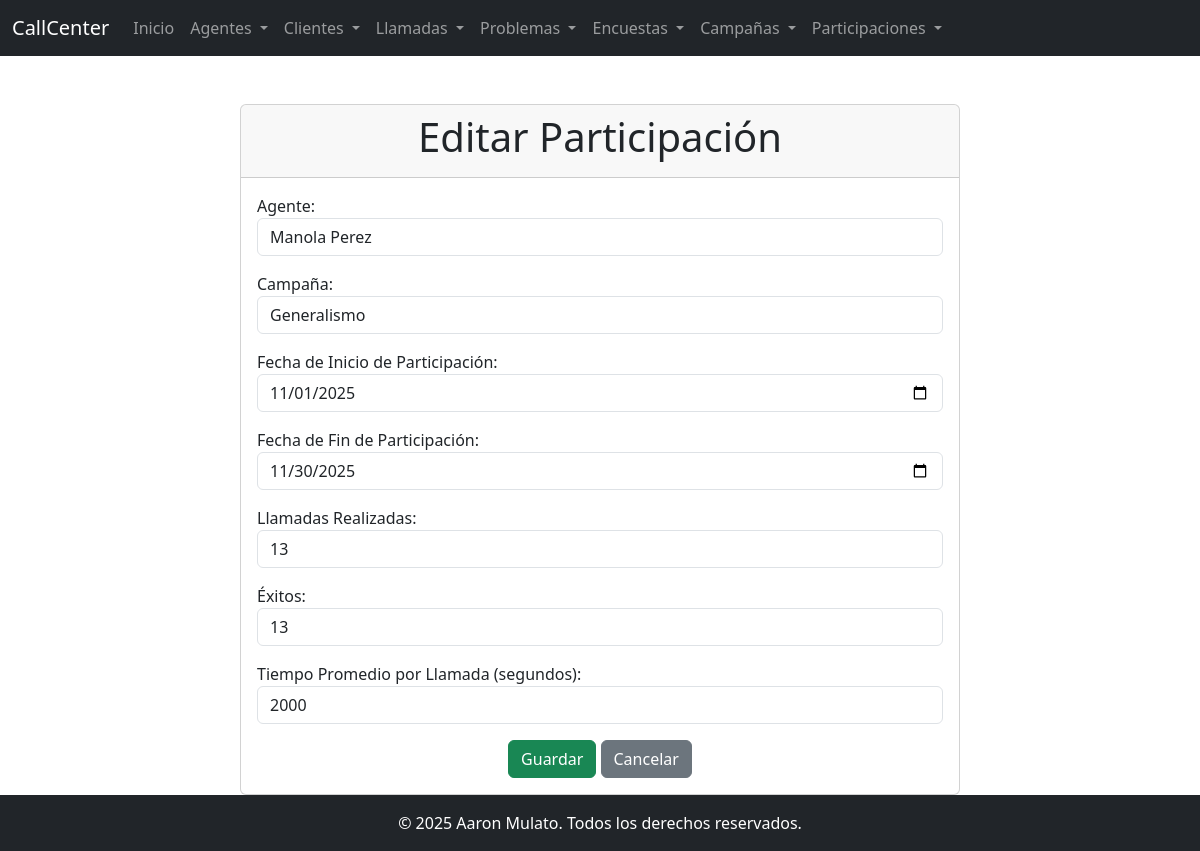
Page /participaciones/1/actualizar/ on the committed database.
### app_callcenter/models.py (models this page shows, shortened)
class ParticipacionCampana(models.Model):
    id_agente = models.ForeignKey(AgenteCallCenter, on_delete=models.SET_NULL, null=True, blank=True)
    id_campana = models.ForeignKey(Campana, on_delete=models.SET_NULL, null=True, blank=True)
    fecha_inicio_participacion = models.DateField(null=True, blank=True)
    fecha_fin_participacion = models.DateField(null=True, blank=True)
    num_llamadas_realizadas = models.IntegerField(null=True, blank=True)
    num_exitos = models.IntegerField(null=True, blank=True)
    tiempo_promedio_llamada = models.IntegerField(null=True, blank=True)

### app_callcenter/views.py (the view)
# urls.py: path("participaciones/<int:pk>/actualizar/", ParticipacionCampanaUpdateView.as_view(), name="participacion-update"),
class ParticipacionCampanaUpdateView(UpdateView):
    model = ParticipacionCampana
    form_class = ParticipacionCampanaForm
    template_name = "app_callcenter/participacioncampana_form.html"
    success_url = reverse_lazy("app_callcenter:participacion-list")

### app_callcenter/models.py (called while the page is built)
    def __str__(self):
        return f"{self.nombre} {self.apellido}"

    def __str__(self):
        return self.nombre_campana

### app_callcenter/templates/app_callcenter/participacioncampana_form.html (shortened to what this page needs)
{% extends 'app_callcenter/base.html' %}
{% block content %}
<div class="container mt-4">
    <div class="row justify-content-center">
        <div class="col-md-8">
            <div class="card">
                <div class="card-header">
                    <h1 class="text-center">{% if form.instance.pk %}Editar{% else %}Añadir{% endif %} Participación</h1>
                </div>
                <div class="card-body">
                    <form method="post">
                        {{ form.as_p }}
                        <div class="text-center">
                            <button type="submit" class="btn btn-success">Guardar</button>
                            <a href="{% if object %}{% url 'app_callcenter:participacion-detail' object.pk %}{% else %}{% url 'app_callcenter:participacion-list' %}{% endif %}" class="btn btn-secondary">Cancelar</a>
                        </div>
                    </form>
                </div>
            </div>
        </div>
    </div>
</div>
{% endblock %}

### rows in the picture
ParticipacionCampana: id_agente "Manola Perez", id_campana "Generalismo", fecha_inicio_participacion "11/01/2025", fecha_fin_participacion "11/30/2025", num_llamadas_realizadas "13", num_exitos "13", tiempo_promedio_llamada "2000"
